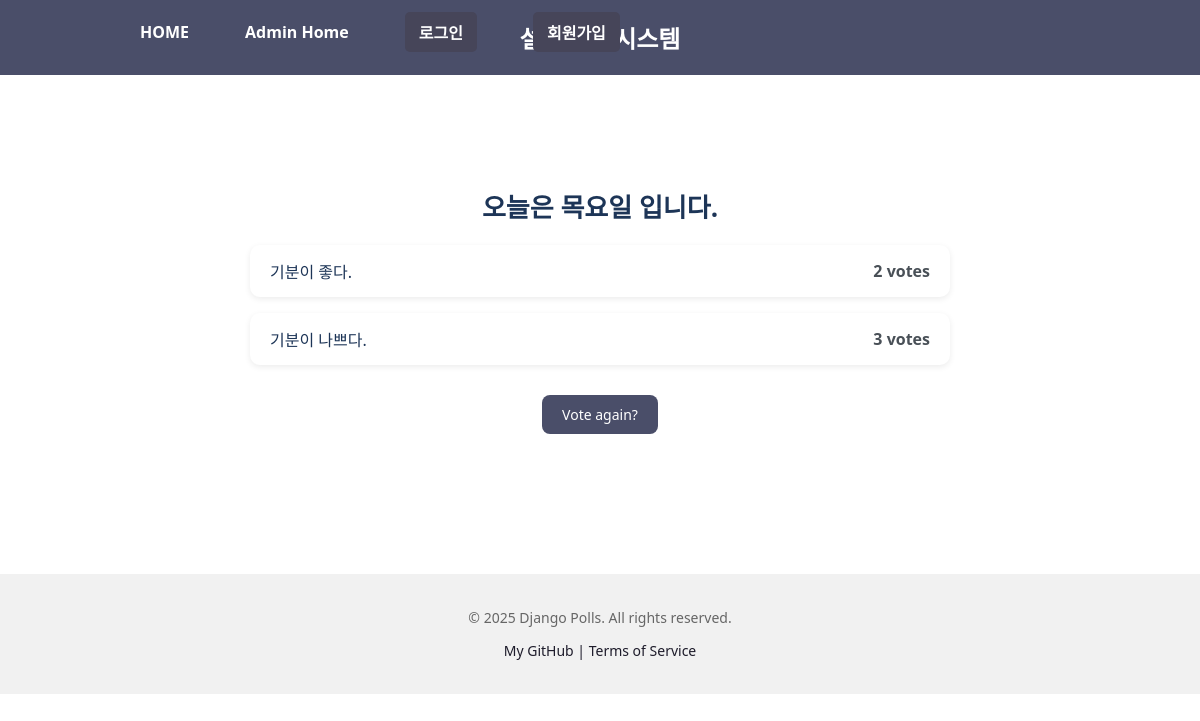
Page /polls/1/results/ on the committed database.
### polls/models.py (models this page shows, shortened)
class Question(models.Model):
    question_text = models.CharField(max_length=200)
    pub_date = models.DateTimeField("date published")

class Choice(models.Model):
    question = models.ForeignKey(Question, on_delete = models.CASCADE)
    choice_text = models.CharField(max_length=200)
    votes = models.IntegerField(default=0)

### polls/views.py (the view)
# urls.py: path("<int:pk>/results/", views.ResultsView.as_view(), name="results"),
class ResultsView(generic.DetailView):
    model = Question
    template_name = "polls/results.html"
    context_object_name = "question"

### templates/polls/results.html
{% extends "polls/base.html" %}
{% load static %}
{% block content %}
<link rel="stylesheet" href="{% static 'polls/results.css' %}">
<div class="results-container">
    <h2 class="question-title">{{ question.question_text }}</h2>
    <ul class="result-list">
        {% for choice in question.choice_set.all %}
            <li>
                <span class="choice-text">{{ choice.choice_text }}</span>
                <span class="vote-count">{{ choice.votes }} vote{{ choice.votes|pluralize }}</span>
            </li>
        {% endfor %}
    </ul>
    <div class="vote-again">
        <a href="{% url 'polls:detail' question.id %}" class="vote-again-btn">Vote again?</a>
    </div>
</div>
{% endblock %}

### static/polls/css/index.css (style rules this page uses)
body { background: url("../images/background.jpg") no-repeat top left; background-size: cover; font-family: "Segoe UI", sans-serif; margin: 0; padding: 0; }
h2 { color: #333; font-size: 28px; margin-bottom: 20px; }
ul { list-style: none; padding: 0; margin: 0 auto; max-width: 700px; }
li { background-color: white; border-radius: 10px; margin-bottom: 12px; padding: 15px 20px; box-shadow: 0 2px 6px rgba(0, 0, 0, 0.1); transition: background-color 0.2s ease; }
a { text-decoration: none; font-size: 18px; color: #1d3557; }
.results-container { max-width: 700px; margin: 50px auto; padding: 20px; text-align: center; }
.question-title { font-size: 24px; font-weight: bold; margin-bottom: 30px; color: #2c2c2c; }
.result-list { list-style: none; padding: 0; margin: 0; }
.result-list li { background-color: white; border-radius: 10px; margin-bottom: 16px; padding: 14px 20px; box-shadow: 0 2px 6px rgba(0, 0, 0, 0.08); display: flex; justify-content: space-between; align-items: center; font-size: 16px; transition: background-color 0.2s ease; }
.choice-text { font-weight: 500; color: #1d3557; }
.vote-count { font-weight: 600; color: #495057; }
.vote-again { margin-top: 30px; }
.vote-again-btn { display: inline-block; background-color: #4a4e69; color: white; padding: 10px 20px; border-radius: 8px; font-size: 14px; text-decoration: none; transition: background-color 0.2s ease; }

### static/polls/css/detail.css (style rules this page uses)
.question-title { font-size: 26px; color: #1d3557; margin-bottom: 20px; }

### rows in the picture
Question: question_text "오늘은 목요일 입니다."
Choice: choice_text "기분이 좋다.", votes "2"
Choice: choice_text "기분이 나쁘다.", votes "3"
